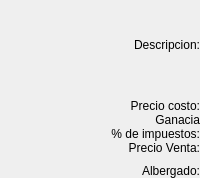
                         <widget class="QFrame" name="frame_83">
                          <property name="sizePolicy">
                           <sizepolicy hsizetype="Preferred" vsizetype="Preferred">
                            <horstretch>1</horstretch>
                            <verstretch>1</verstretch>
                           </sizepolicy>
                          </property>
                          <property name="frameShape">
                           <enum>QFrame::Shape::NoFrame</enum>
                          </property>
                          <property name="frameShadow">
                           <enum>QFrame::Shadow::Raised</enum>
                          </property>
                          <layout class="QVBoxLayout" name="verticalLayout_42">
                           <property name="spacing">
                            <number>0</number>
                           </property>
                           <property name="topMargin">
                            <number>0</number>
                           </property>
                           <property name="rightMargin">
                            <number>0</number>
                           </property>
                           <property name="bottomMargin">
                            <number>0</number>
                           </property>
                           <item>
                            <widget class="QFrame" name="frame_84">
                             <property name="sizePolicy">
                              <sizepolicy hsizetype="Preferred" vsizetype="Preferred">
                               <horstretch>0</horstretch>
                               <verstretch>1</verstretch>
                              </sizepolicy>
                             </property>
                             <property name="minimumSize">
                              <size>
                               <width>0</width>
                               <height>90</height>
                              </size>
                             </property>
                             <property name="frameShape">
                              <enum>QFrame::Shape::NoFrame</enum>
                             </property>
                             <property name="frameShadow">
                              <enum>QFrame::Shadow::Raised</enum>
                             </property>
                             <layout class="QVBoxLayout" name="verticalLayout_43">
                              <property name="spacing">
                               <number>0</number>
                              </property>
                              <property name="topMargin">
                               <number>0</number>
                              </property>
                              <property name="rightMargin">
                               <number>0</number>
                              </property>
                              <property name="bottomMargin">
                               <number>0</number>
                              </property>
                              <item>
                               <widget class="QLabel" name="label_41">
                                <property name="sizePolicy">
                                 <sizepolicy hsizetype="Preferred" vsizetype="Preferred">
                                  <horstretch>0</horstretch>
                                  <verstretch>1</verstretch>
                                 </sizepolicy>
                                </property>
                                <property name="layoutDirection">
                                 <enum>Qt::LayoutDirection::RightToLeft</enum>
                                </property>
                                <property name="text">
                                 <string>&lt;html&gt;&lt;head/&gt;&lt;body&gt;&lt;p align=&quot;right&quot;&gt;Descripcion:&lt;/p&gt;&lt;/body&gt;&lt;/html&gt;</string>
                                </property>
                               </widget>
                              </item>
                             </layout>
                            </widget>
                           </item>
                           <item>
                            <widget class="QFrame" name="frame_85">
                             <property name="sizePolicy">
                              <sizepolicy hsizetype="Preferred" vsizetype="Preferred">
                               <horstretch>0</horstretch>
                               <verstretch>4</verstretch>
                              </sizepolicy>
                             </property>
                             <property name="frameShape">
                              <enum>QFrame::Shape::NoFrame</enum>
                             </property>
                             <property name="frameShadow">
                              <enum>QFrame::Shadow::Raised</enum>
                             </property>
                             <layout class="QVBoxLayout" name="verticalLayout_44">
                              <property name="spacing">
                               <number>0</number>
                              </property>
                              <property name="rightMargin">
                               <number>0</number>
                              </property>
                              <item>
                               <widget class="QLabel" name="label_42">
                                <property name="text">
                                 <string>&lt;html&gt;&lt;head/&gt;&lt;body&gt;&lt;p align=&quot;right&quot;&gt;Precio costo:&lt;/p&gt;&lt;/body&gt;&lt;/html&gt;</string>
                                </property>
                               </widget>
                              </item>
                              <item>
                               <widget class="QLabel" name="label_43">
                                <property name="text">
                                 <string>&lt;html&gt;&lt;head/&gt;&lt;body&gt;&lt;p align=&quot;right&quot;&gt;Ganacia&lt;/p&gt;&lt;/body&gt;&lt;/html&gt;</string>
                                </property>
                               </widget>
                              </item>
                              <item>
                               <widget class="QLabel" name="label_44">
                                <property name="text">
                                 <string>&lt;html&gt;&lt;head/&gt;&lt;body&gt;&lt;p align=&quot;right&quot;&gt;% de impuestos:&lt;/p&gt;&lt;/body&gt;&lt;/html&gt;</string>
                                </property>
                               </widget>
                              </item>
                              <item>
                               <widget class="QLabel" name="label_45">
                                <property name="text">
                                 <string>&lt;html&gt;&lt;head/&gt;&lt;body&gt;&lt;p align=&quot;right&quot;&gt;Precio Venta:&lt;/p&gt;&lt;/body&gt;&lt;/html&gt;</string>
                                </property>
                               </widget>
                              </item>
                             </layout>
                            </widget>
                           </item>
                           <item>
                            <widget class="QFrame" name="frame_86">
                             <property name="sizePolicy">
                              <sizepolicy hsizetype="Preferred" vsizetype="Preferred">
                               <horstretch>0</horstretch>
                               <verstretch>1</verstretch>
                              </sizepolicy>
                             </property>
                             <property name="frameShape">
                              <enum>QFrame::Shape::NoFrame</enum>
                             </property>
                             <property name="frameShadow">
                              <enum>QFrame::Shadow::Raised</enum>
                             </property>
                             <layout class="QVBoxLayout" name="verticalLayout_45">
                              <property name="topMargin">
                               <number>0</number>
                              </property>
                              <property name="rightMargin">
                               <number>0</number>
                              </property>
                              <property name="bottomMargin">
                               <number>0</number>
                              </property>
                              <item>
                               <widget class="QLabel" name="label_46">
                                <property name="sizePolicy">
                                 <sizepolicy hsizetype="Preferred" vsizetype="Preferred">
                                  <horstretch>0</horstretch>
                                  <verstretch>1</verstretch>
                                 </sizepolicy>
                                </property>
                                <property name="text">
                                 <string>&lt;html&gt;&lt;head/&gt;&lt;body&gt;&lt;p align=&quot;right&quot;&gt;Albergado:&lt;/p&gt;&lt;/body&gt;&lt;/html&gt;</string>
                                </property>
                               </widget>
                              </item>
                             </layout>
                            </widget>
                           </item>
                          </layout>
                         </widget>
